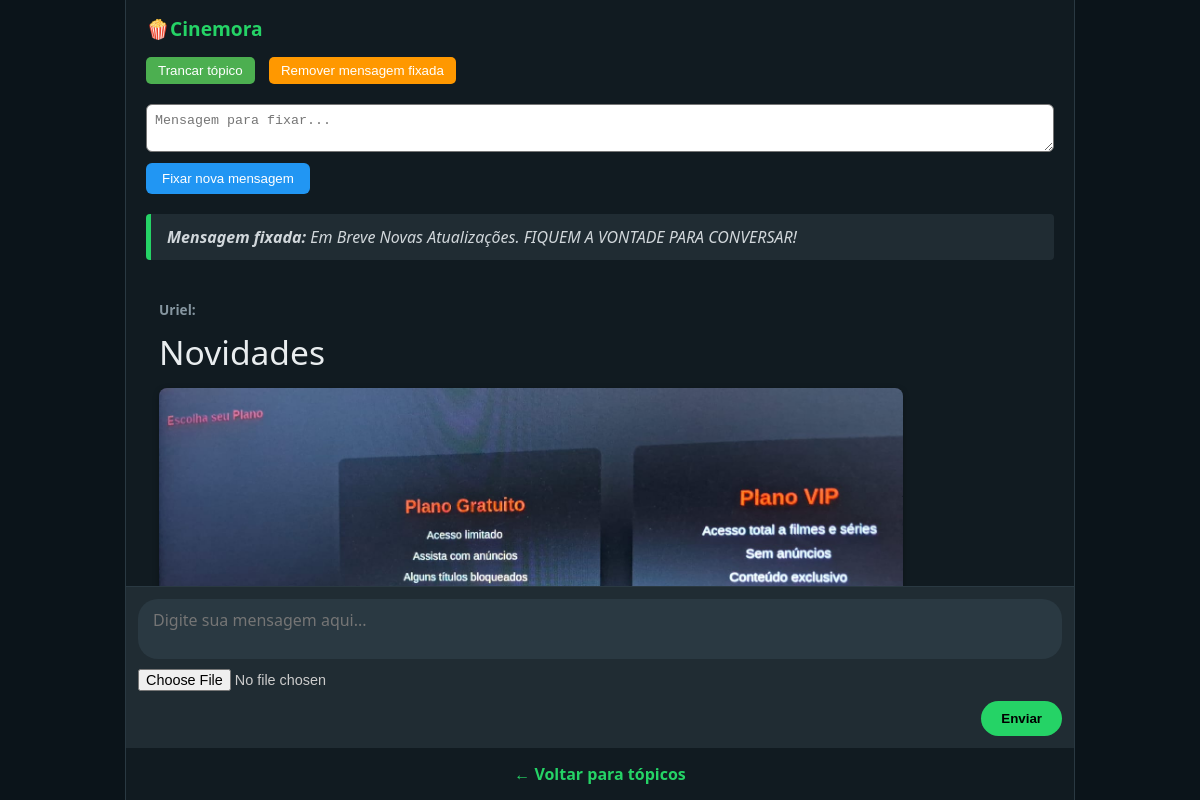
Page /topico.php?id=6 (signed in) on the committed database.
### tables this page shows
CREATE TABLE `topicos` (
  `id` int(11) NOT NULL,
  `nome` varchar(100) NOT NULL,
  `visibilidade` varchar(255) NOT NULL DEFAULT 'publico',
  `mensagem_fixada` text DEFAULT NULL,
  `trancado` tinyint(1) NOT NULL DEFAULT 0
);

CREATE TABLE `mensagens` (
  `id` int(11) NOT NULL,
  `id_topico` int(11) DEFAULT NULL,
  `id_usuario` int(11) DEFAULT NULL,
  `mensagem` text DEFAULT NULL,
  `imagem` varchar(255) DEFAULT NULL,
  `data` datetime DEFAULT current_timestamp()
);

CREATE TABLE `usuarios` (
  `id` int(11) NOT NULL,
  `usuario` varchar(100) NOT NULL,
  `senha` varchar(255) NOT NULL,
  `tipo` enum('user','admin') NOT NULL DEFAULT 'user'
);

### topico.php (the view, shortened to what this page needs)
<?php
include 'conexao.php';
$stmtUser = $conn->prepare("SELECT id, tipo FROM usuarios WHERE usuario = ?");
$stmtUser->bind_param("s", $_SESSION['usuario']);
$stmtUser->execute();
$resUser = $stmtUser->get_result();
$user = $resUser->fetch_assoc();
$isAdmin = $user['tipo'] === 'admin';
$topicoId = intval($_GET['id'] ?? 0);
$stmt = $conn->prepare("SELECT * FROM topicos WHERE id = ?");
$stmt->bind_param("i", $topicoId);
$stmt->execute();
$resTopico = $stmt->get_result();
$topico = $resTopico->fetch_assoc();
$trancado = (bool)$topico['trancado'];
$mensagemFixada = $topico['mensagem_fixada'];
$stmtMsgs = $conn->prepare("SELECT m.*, u.usuario FROM mensagens m JOIN usuarios u ON m.id_usuario = u.id WHERE m.id_topico = ? ORDER BY m.data ASC");
$stmtMsgs->bind_param("i", $topicoId);
$stmtMsgs->execute();
$resMsgs = $stmtMsgs->get_result();
?>
<!DOCTYPE html>
<html lang="pt-BR">
<head>
</head>
<body>
<div class="container">
  <h2><?= htmlspecialchars($topico['nome']) ?> <?php if ($trancado) echo "(Trancado)"; ?></h2>
<?php if ($isAdmin): ?>
  <form method="post" action="admin_topico_actions.php" style="margin: 0 20px 10px;">
    <button type="submit" name="acao" value="toggle_trancar"
      style="padding: 6px 12px; margin-right: 10px; border-radius: 5px; background-color: <?= $trancado ? '#f44336' : '#4CAF50' ?>; color: white; border: none;">
      <?= $trancado ? 'Destrancar tópico' : 'Trancar tópico' ?>
    </button>
    <button type="submit" name="acao" value="remover_fixar"
      style="padding: 6px 12px; border-radius: 5px; background-color: #FF9800; color: white; border: none;">
      Remover mensagem fixada
    </button>
  </form>
  <form method="post" action="admin_topico_actions.php" style="margin: 10px 20px;">
    <textarea name="mensagem_fixada" rows="2" placeholder="Mensagem para fixar..." style="width: 100%; padding: 8px; border-radius: 6px;"></textarea>
    <button type="submit" name="acao" value="fixar"
      style="margin-top: 6px; padding: 8px 16px; background-color: #2196F3; color: white; border: none; border-radius: 6px;">
      Fixar nova mensagem
    </button>
  </form>
<?php endif; ?>
  <?php if ($mensagemFixada): ?>
    <div class="mensagem-fixada">
      <strong>Mensagem fixada:</strong> <?= nl2br(htmlspecialchars($mensagemFixada)) ?>
    </div>
  <?php endif; ?>
  <div class="mensagens" id="mensagens-container">
    <?php if ($resMsgs->num_rows === 0): ?>
      <p>Nenhuma mensagem ainda.</p>
    <?php else: ?>
      <?php while ($msg = $resMsgs->fetch_assoc()): ?>
        <div class="mensagem">
          <strong><?= htmlspecialchars($msg['usuario']) ?>:</strong>
          <?= nl2br(htmlspecialchars($msg['mensagem'])) ?>
          <?php if (!empty($msg['imagem'])): ?>
            <img src="uploads/<?= htmlspecialchars($msg['imagem']) ?>" alt="Imagem enviada" />
          <?php endif; ?>
          <br><small style="color:#888;"><?= $msg['data'] ?></small>
        </div>
      <?php endwhile; ?>
    <?php endif; ?>
  </div>
  <?php if ($trancado): ?>
    <p>Este tópico está trancado. Você não pode enviar novas mensagens.</p>
  <?php else: ?>
    <form class="form-mensagem" method="post" action="" enctype="multipart/form-data">
      <textarea name="mensagem" placeholder="Digite sua mensagem aqui..."></textarea>
      <input type="file" name="imagem" accept="image/*" />
      <button type="submit">Enviar</button>
    </form>
  <?php endif; ?>
  <div class="back-link">
    <a href="index.php">← Voltar para tópicos</a>
  </div>
</div>
</body>
</html>

### topico.php (style rules this page uses)
* { box-sizing: border-box; }
body { background-color: #0b141a; color: #e9edef; font-family: 'Segoe UI', Tahoma, Geneva, Verdana, sans-serif; margin: 0; padding: 0; display: flex; justify-content: center; height: 100vh; }
.container { width: 100%; max-width: 950px; margin: auto; height: 100vh; display: flex; flex-direction: column; background-color: #111b21; border-left: 1px solid #2a3942; border-right: 1px solid #2a3942; }
h2 { color: #25d366; margin: 15px 20px; font-size: 1.2rem; }
.mensagem-fixada { background: #202c33; border-left: 5px solid #25d366; padding: 12px 16px; margin: 10px 20px; font-style: italic; color: #d1d7db; border-radius: 4px; }
.mensagens { flex-grow: 1; padding: 15px; overflow-y: auto; display: flex; flex-direction: column; gap: 10px; }
.mensagem { max-width: 85%; padding: 14px 18px; border-radius: 12px; word-wrap: break-word; line-height: 1.6; position: relative; font-size: 2.1rem; }
.mensagem strong { display: block; font-size: 0.85rem; color: #8696a0; margin-bottom: 5px; }
.mensagem img { margin-top: 8px; max-width: 100%; border-radius: 8px; box-shadow: 0 2px 6px rgba(0,0,0,0.3); }
.form-mensagem { padding: 12px; background: #202c33; border-top: 1px solid #2a3942; display: flex; flex-direction: column; gap: 10px; }
.form-mensagem textarea { width: 100%; resize: none; height: 60px; border: none; border-radius: 20px; background-color: #2a3942; color: #fff; padding: 10px 15px; font-size: 1rem; font-family: inherit; }
.form-mensagem input[type="file"] { color: #ccc; font-size: 0.9rem; }
.form-mensagem button { align-self: flex-end; padding: 10px 20px; background-color: #25d366; color: #000; border: none; border-radius: 20px; font-weight: bold; cursor: pointer; transition: background 0.3s ease; }
.back-link { padding: 15px; text-align: center; background: #111b21; }
.back-link a { color: #25d366; text-decoration: none; font-weight: bold; }

### rows in the picture
topicos: nome "🍿Cinemora", mensagem_fixada "Em Breve Novas Atualizações. FIQUEM A VONTADE PARA CONVERSAR!"
mensagens: id_usuario.usuario "Uriel", mensagem "Novidades", imagem (picture)
